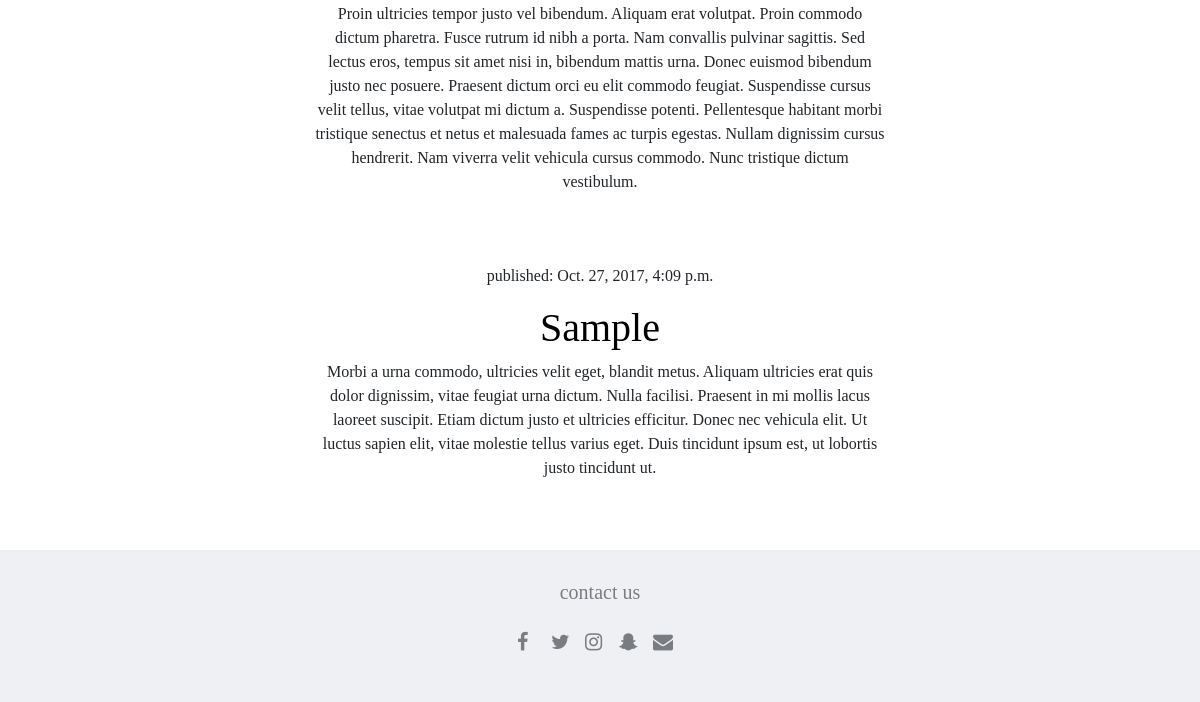
The app's page /post_list/ (lower part), older data.
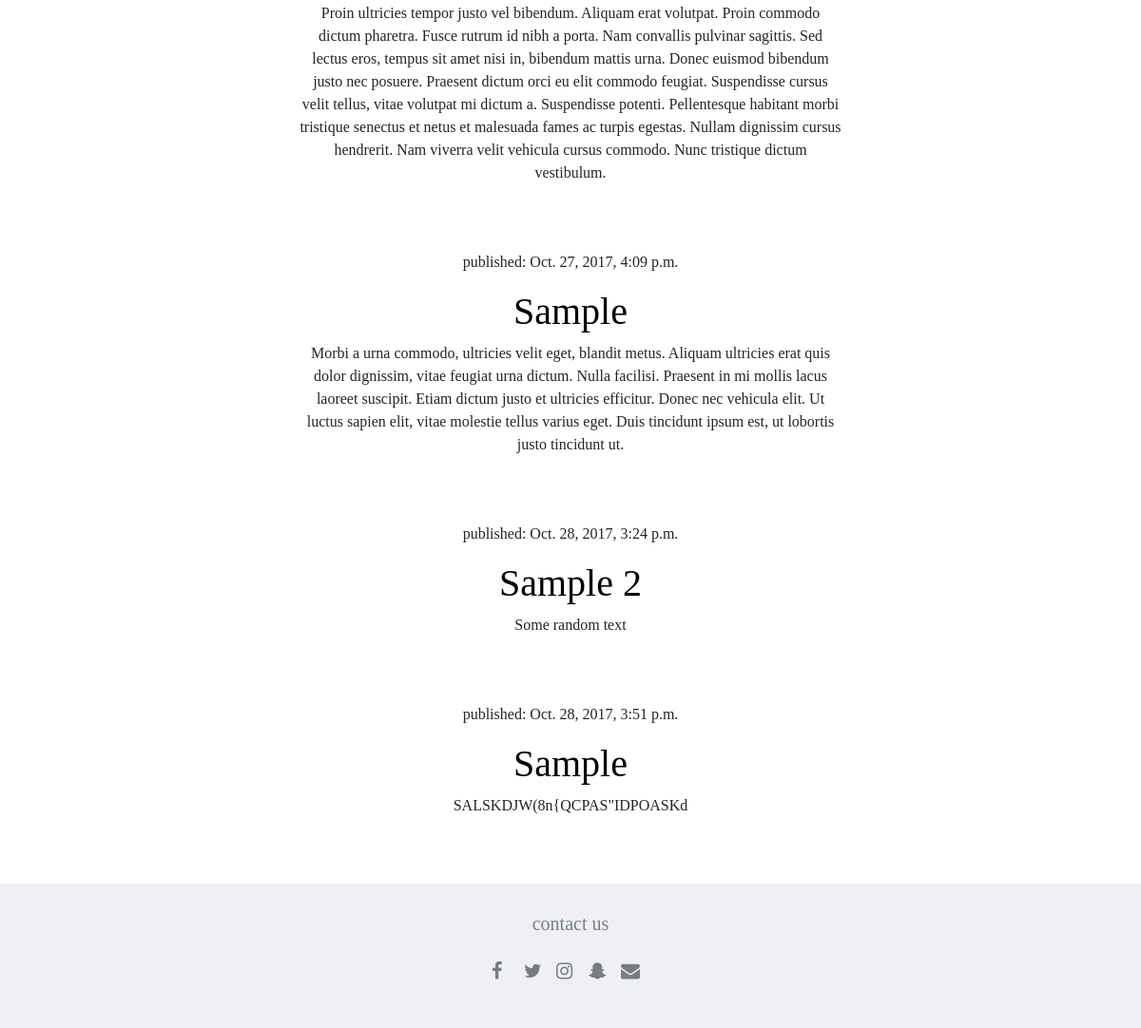
The same page, newer data.
### blog/models.py (models this page shows, shortened)
class Post(models.Model):
	author = models.ForeignKey('auth.User')
	title = models.CharField(max_length = 200)
	text = models.TextField()
	created_date = models.DateTimeField(
		default = timezone.now)
	published_date = models.DateTimeField(
		blank = True, null = True)

### blog/views.py (the view)
# urls.py: url(r'^post_list/$', views.post_list, name = 'post_list'),
def post_list(request):
	posts = Post.objects.filter(published_date__lte=timezone.now()).order_by('published_date')
	return render(request, 'blog/post_list.html', {'posts' : posts})

### blog/templates/blog/post_list.html
{% extends 'blog/base.html' %}
{% block content %}
{% for post in posts %}
<div class="post col-md-6 offset-md-3">
    <div class="date">
        <p>published: {{ post.published_date }}</p>
    </div>
    <h1><a href="{% url 'post_detail' pk=post.pk %}">{{ post.title }}</a></h1>
    <p>{{ post.text|linebreaksbr }}</p>
</div>
{% endfor %}
{% endblock %}

### blog/templates/blog/base.html (shortened to what this page needs)
{% load staticfiles %}
<!doctype html>
<html>
<head>
    <link rel="stylesheet" href="https://maxcdn.bootstrapcdn.com/bootstrap/4.0.0-beta.2/css/bootstrap.min.css">
    <link href="https://maxcdn.bootstrapcdn.com/font-awesome/4.7.0/css/font-awesome.min.css" rel="stylesheet">
    <link rel="stylesheet" href="{% static 'css/blog.css' %}">
</head>
<body>
    <br/>
    <div class="blog text-center">
        <div class="row">
            <div class="col"> {% block content %} {% endblock%}
            </div>
        </div>
    </div>
    <footer class="footer text-center">
        <div class="contact">
            <h5>contact us</h5>
            <div class="icons">
                <a href="#" class="fa fa-facebook"></a>
                <a href="#" class="fa fa-twitter"></a>
                <a href="#" class="fa fa-instagram"></a>
                <a href="#" class="fa fa-snapchat-ghost"></a>
                <a href="#" class="fa fa-envelope"></a>
            </div>
        </div>
    </footer>
</body>
</html>

### blog/static/css/blog.css (style rules this page uses)
* { font-family: 'Libre Baskerville'; color: 'dark gray'; }
.post { margin-bottom: 70px; text-align: center; }
.post h1 a, .post h1 a:visited { text-align: center; color: black; }
.post p { text-align: center; }
.footer { background-color: #EFF0F4; padding: 30px; color: #797D81; padding: 30px; }
.footer .fa { padding: 20px 20px 20px 0px; font-size: 20px; width: 30px; border-radius: 50%; color: #797D81; text-decoration: none; }

Row changes from the older to the newer data that the page shows:
added Post: published_date "Oct. 28, 2017, 3:24 p.m.", title "Sample 2", text "Some random text"
added Post: published_date "Oct. 28, 2017, 3:51 p.m.", title "Sample", text "SALSKDJW(8n{QCPAS\"IDPOASKd"
